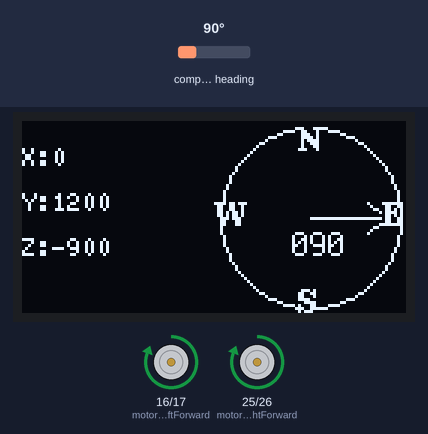
A program run on a simulated ESP32. Parts: 128×64 one-colour display, motor-driver pin pairs drawn as motors (green arrow = first pin HIGH = forward, orange = second pin HIGH = backward, longer = more drive). Inputs (shaded band) come from the test bench; at power-on: compass heading 90°.

Above: at 1.2 s.
1.3 s: compass heading set to 83°
At 1.9 s:
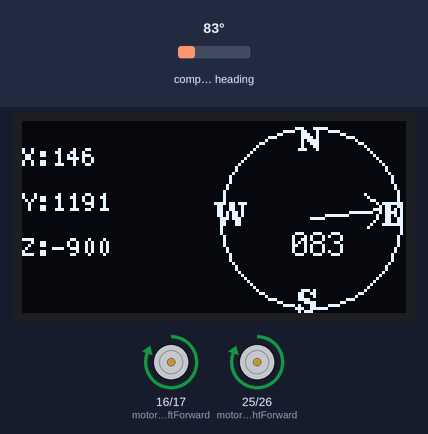
2.9 s: compass heading set to 74°
At 3.7 s:
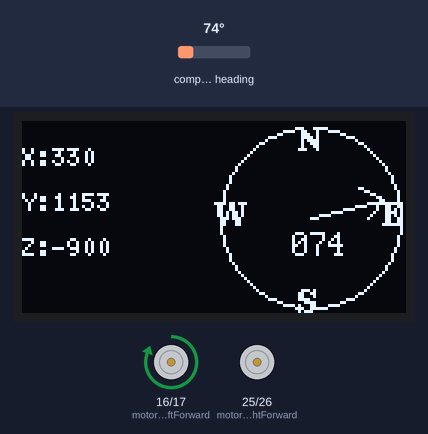
4.4 s: compass heading set to 180°
At 5.5 s:
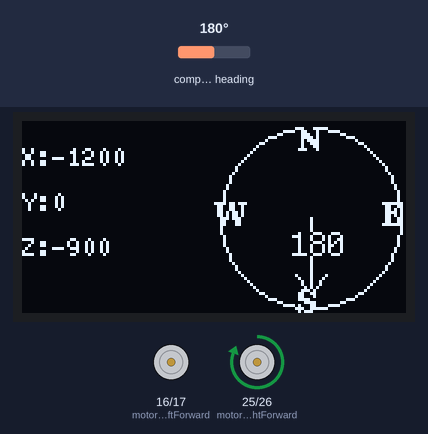
5.9 s: compass heading set to 107°
At 7.2 s:
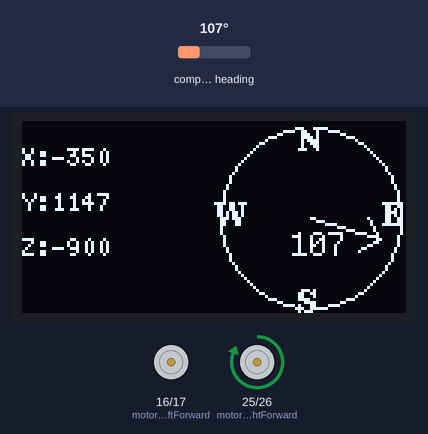
7.5 s: compass heading set to 97°
At 9.0 s:
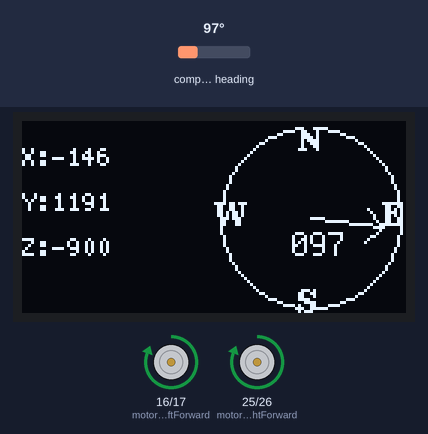
Timing chart, 0 to 10.1 s (numbered marks = the images above; inputs shaded):
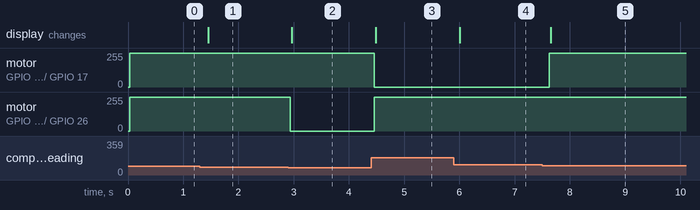

Measured:
- the behaviour switches between 80 and 79° on compass heading (found by bisection; images 1 and 2)
- the behaviour switches between 101 and 100° on compass heading (found by bisection; images 4 and 5)
- after the input at 1.3 s, the display: changes after 0.15 s (image 1)
- after the input at 2.9 s, motor on GPIO 25 (motorPinRightForward) / GPIO 26 (motorPinRightBackward): forward 255/255 → stopped at once; the display: changes after 0.07 s (image 2)
- after the input at 4.4 s, motor on GPIO 16 (motorPinLeftForward) / GPIO 17 (motorPinLeftBackward): forward 255/255 → stopped after 0.06 s; motor on GPIO 25 (motorPinRightForward) / GPIO 26 (motorPinRightBackward): stopped → forward 255/255 after 0.06 s; the display: changes after 0.09 s (image 3)
- after the input at 5.9 s, the display: changes after 0.10 s (image 4)
- after the input at 7.5 s, motor on GPIO 16 (motorPinLeftForward) / GPIO 17 (motorPinLeftBackward): stopped → forward 255/255 after 0.12 s; the display: changes after 0.15 s (image 5)

The program:

main.cpp
```cpp
#include <Arduino.h>
#include <QMC5883LCompass.h>
#include "U8g2lib.h"
#include <Wire.h>

#ifdef U8X8_HAVE_HW_I2C
#include <Wire.h>
#endif

// Khai báo các đối tượng cảm biến
QMC5883LCompass compass;
U8G2_SSD1306_128X64_NONAME_F_HW_I2C u8g2(U8G2_R0, /* reset=*/ U8X8_PIN_NONE);

// Hướng mong muốn (setpoint)
float desired_heading = 90; // Độ (0-360)

// Chân điều khiển động cơ
const int motorPinLeftForward = 16;  // Chân tiến động cơ trái
const int motorPinLeftBackward = 17; // Chân lùi động cơ trái
const int motorPinRightForward = 25;  // Chân tiến động cơ phải
const int motorPinRightBackward = 26; // Chân lùi động cơ phải

void controlMotors(float error) {
  if (error > 10) {
    // Xoay sang phải
    digitalWrite(motorPinLeftForward, HIGH);  // Chạy động cơ trái
    digitalWrite(motorPinLeftBackward, LOW);   // Dừng lùi động cơ trái
    digitalWrite(motorPinRightForward, LOW);   // Dừng động cơ phải
    digitalWrite(motorPinRightBackward, LOW);   // Dừng lùi động cơ phải
  } else if (error < -10) {
    // Xoay sang trái
    digitalWrite(motorPinLeftForward, LOW);    // Dừng động cơ trái
    digitalWrite(motorPinLeftBackward, LOW);   // Dừng lùi động cơ trái
    digitalWrite(motorPinRightForward, HIGH);   // Chạy động cơ phải
    digitalWrite(motorPinRightBackward, LOW);   // Dừng lùi động cơ phải
  } else {
    // Tiến thẳng
    digitalWrite(motorPinLeftForward, HIGH);    // Chạy động cơ trái
    digitalWrite(motorPinLeftBackward, LOW);   // Dừng lùi động cơ trái
    digitalWrite(motorPinRightForward, HIGH);   // Chạy động cơ phải
    digitalWrite(motorPinRightBackward, LOW);   // Dừng lùi động cơ phải
  }
}

// Function to draw a compass circle and arrow
void drawCompass(int angle, int x, int y, int z) {
  u8g2.clearBuffer(); // Clear the buffer

  // Draw the compass circle
  u8g2.drawCircle(96, 32, 30, U8G2_DRAW_ALL); // coordinate x,y and radius

  // Calculate the arrow end point based on the angle
  float radians = angle * DEG_TO_RAD;   // degree * (pi/180)
  int arrowX = 96 + (int)(25 * sin(radians));
  int arrowY = 32 - (int)(25 * cos(radians));

  // Draw the arrow head
  int headSize = 5; // Size of the arrow head
  int headX1 = 96 + (int)((25 - headSize) * sin(radians - 0.3));
  int headY1 = 32 - (int)((25 - headSize) * cos(radians - 0.3));
  int headX2 = 96 + (int)((25 - headSize) * sin(radians + 0.3));
  int headY2 = 32 - (int)((25 - headSize) * cos(radians + 0.3));

  u8g2.drawLine(96, 32, arrowX, arrowY);
  u8g2.drawLine(arrowX, arrowY, headX1, headY1);
  u8g2.drawLine(arrowX, arrowY, headX2, headY2);

  // Draw cardinal directions
  u8g2.setFont(u8g2_font_ncenB08_tr);
  u8g2.drawStr(92, 10, "N"); // North
  u8g2.drawStr(92, 64, "S"); // South
  u8g2.drawStr(120, 35, "E"); // East
  u8g2.drawStr(64, 35, "W");  // West

  // Display the angle
  char angleStr[4];
  sprintf(angleStr, "%03d", angle);
  u8g2.setFont(u8g2_font_profont12_tf); // smaller font
  u8g2.drawStr(90, 45, angleStr); // Changed Y position to 45

  // Display x, y, z
  u8g2.setFont(u8g2_font_5x8_tr);
  char xStr[10];
  sprintf(xStr, "X:%d", x);
  u8g2.drawStr(0, 15, xStr);

  char yStr[10];
  sprintf(yStr, "Y:%d", y);
  u8g2.drawStr(0, 30, yStr);

  char zStr[10];
  sprintf(zStr, "Z:%d", z);
  u8g2.drawStr(0, 45, zStr);

  u8g2.sendBuffer(); // Send to display
}

void setup() {
  Serial.begin(115200);
  compass.init();
  u8g2.begin();

  pinMode(motorPinLeftForward, OUTPUT);
  pinMode(motorPinLeftBackward, OUTPUT);
  pinMode(motorPinRightForward, OUTPUT);
  pinMode(motorPinRightBackward, OUTPUT);
}

void loop() {
  compass.read();
  int angle = compass.getAzimuth();
  int x = compass.getX();
  int y = compass.getY();
  int z = compass.getZ();

  // Tính sai số
  float error = desired_heading - angle;

  // Đảm bảo sai số trong khoảng -180 đến 180
  if (error > 180) {
    error -= 360;
  } else if (error < -180) {
    error += 360;
  }

  // Điều khiển động cơ dựa trên sai số
  controlMotors(error);

  // Vẽ la bàn
  drawCompass(angle, x, y, z);

  delay(100); // Thời gian chờ giữa các lần lặp
}
```
